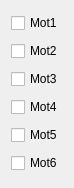
         <widget class="QWidget" name="layoutWidget">
             <property name="geometry">
                 <rect>
                     <x>930</x>
                     <y>210</y>
                     <width>65</width>
                     <height>188</height>
                 </rect>
             </property>
             <layout class="QVBoxLayout" name="verticalLayout_22">
                 <item>
                     <widget class="QCheckBox" name="MotPlot1">
                         <property name="text">
                             <string>Mot1</string>
                         </property>
                     </widget>
                 </item>
                 <item>
                     <widget class="QCheckBox" name="MotPlot2">
                         <property name="text">
                             <string>Mot2</string>
                         </property>
                     </widget>
                 </item>
                 <item>
                     <widget class="QCheckBox" name="MotPlot3">
                         <property name="text">
                             <string>Mot3</string>
                         </property>
                     </widget>
                 </item>
                 <item>
                     <widget class="QCheckBox" name="MotPlot4">
                         <property name="text">
                             <string>Mot4</string>
                         </property>
                     </widget>
                 </item>
                 <item>
                     <widget class="QCheckBox" name="MotPlot5">
                         <property name="text">
                             <string>Mot5</string>
                         </property>
                     </widget>
                 </item>
                 <item>
                     <widget class="QCheckBox" name="MotPlot6">
                         <property name="text">
                             <string>Mot6</string>
                         </property>
                     </widget>
                 </item>
             </layout>
         </widget>
